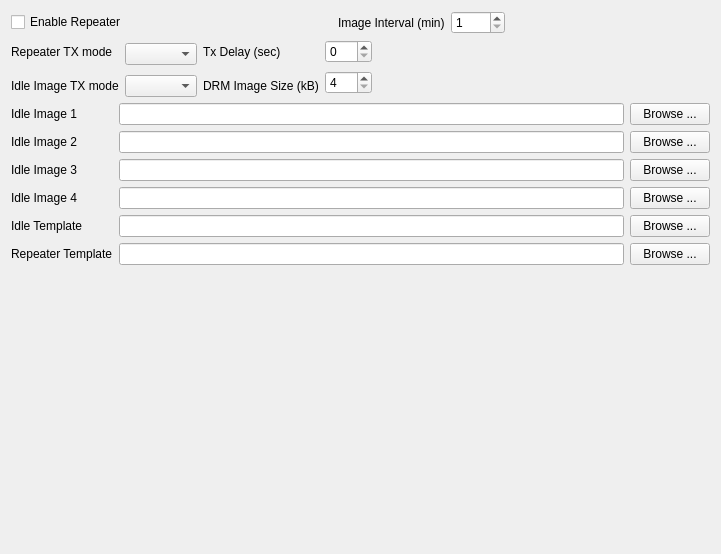
<?xml version="1.0" encoding="UTF-8"?>
<ui version="4.0">
 <class>repeaterConfig</class>
 <widget class="QWidget" name="repeaterConfig">
  <property name="geometry">
   <rect>
    <x>0</x>
    <y>0</y>
    <width>721</width>
    <height>554</height>
   </rect>
  </property>
  <property name="windowTitle">
   <string>Form</string>
  </property>
  <layout class="QVBoxLayout" name="verticalLayout">
   <item>
    <layout class="QHBoxLayout" name="horizontalLayout">
     <item>
      <widget class="QCheckBox" name="repeaterEnabledCheckBox">
       <property name="text">
        <string>Enable Repeater</string>
       </property>
      </widget>
     </item>
     <item>
      <spacer>
       <property name="orientation">
        <enum>Qt::Horizontal</enum>
       </property>
       <property name="sizeType">
        <enum>QSizePolicy::Expanding</enum>
       </property>
       <property name="sizeHint" stdset="0">
        <size>
         <width>20</width>
         <height>20</height>
        </size>
       </property>
      </spacer>
     </item>
     <item>
      <layout class="QHBoxLayout" name="_3">
       <property name="spacing">
        <number>6</number>
       </property>
       <property name="leftMargin">
        <number>0</number>
       </property>
       <property name="topMargin">
        <number>0</number>
       </property>
       <property name="rightMargin">
        <number>0</number>
       </property>
       <property name="bottomMargin">
        <number>0</number>
       </property>
       <item>
        <widget class="QLabel" name="imageIntervalLabel">
         <property name="text">
          <string>Image Interval (min)</string>
         </property>
         <property name="wordWrap">
          <bool>false</bool>
         </property>
        </widget>
       </item>
       <item>
        <widget class="QSpinBox" name="imageIntervalSpinBox">
         <property name="minimum">
          <number>1</number>
         </property>
         <property name="maximum">
          <number>1440</number>
         </property>
        </widget>
       </item>
      </layout>
     </item>
     <item>
      <spacer>
       <property name="orientation">
        <enum>Qt::Horizontal</enum>
       </property>
       <property name="sizeType">
        <enum>QSizePolicy::Expanding</enum>
       </property>
       <property name="sizeHint" stdset="0">
        <size>
         <width>60</width>
         <height>20</height>
        </size>
       </property>
      </spacer>
     </item>
    </layout>
   </item>
   <item>
    <layout class="QHBoxLayout" name="horizontalLayout_2">
     <item>
      <layout class="QGridLayout" name="gridLayout">
       <item row="0" column="0">
        <widget class="QLabel" name="repeaterTxModeLabel">
         <property name="text">
          <string>Repeater TX mode</string>
         </property>
         <property name="wordWrap">
          <bool>false</bool>
         </property>
        </widget>
       </item>
       <item row="0" column="1" rowspan="2">
        <widget class="QComboBox" name="repeaterTxModeComboBox"/>
       </item>
       <item row="0" column="2">
        <widget class="QLabel" name="label">
         <property name="text">
          <string>Tx Delay (sec)</string>
         </property>
        </widget>
       </item>
       <item row="0" column="3">
        <widget class="QSpinBox" name="txDelaySpinBox"/>
       </item>
       <item row="1" column="3" rowspan="2">
        <widget class="QSpinBox" name="txDRMImageSizeSpinBox">
         <property name="minimum">
          <number>4</number>
         </property>
         <property name="maximum">
          <number>100</number>
         </property>
        </widget>
       </item>
       <item row="2" column="0">
        <widget class="QLabel" name="repeaterTxModeLabel_2">
         <property name="text">
          <string>Idle Image TX mode</string>
         </property>
         <property name="wordWrap">
          <bool>false</bool>
         </property>
        </widget>
       </item>
       <item row="2" column="1">
        <widget class="QComboBox" name="repeaterIdleTxModeComboBox"/>
       </item>
       <item row="2" column="2">
        <widget class="QLabel" name="trxDRMImageSizeLabel">
         <property name="text">
          <string>DRM Image Size (kB)</string>
         </property>
        </widget>
       </item>
      </layout>
     </item>
     <item>
      <spacer name="spacer_2">
       <property name="orientation">
        <enum>Qt::Horizontal</enum>
       </property>
       <property name="sizeType">
        <enum>QSizePolicy::Expanding</enum>
       </property>
       <property name="sizeHint" stdset="0">
        <size>
         <width>60</width>
         <height>20</height>
        </size>
       </property>
      </spacer>
     </item>
    </layout>
   </item>
   <item>
    <layout class="QGridLayout" name="gridLayout_2">
     <item row="0" column="0">
      <widget class="QLabel" name="rep1Label">
       <property name="text">
        <string>Idle Image 1</string>
       </property>
       <property name="wordWrap">
        <bool>false</bool>
       </property>
      </widget>
     </item>
     <item row="0" column="1">
      <widget class="QLineEdit" name="repeaterImage1LineEdit">
       <property name="modified">
        <bool>false</bool>
       </property>
      </widget>
     </item>
     <item row="0" column="2">
      <widget class="QPushButton" name="rp1BrowseButton">
       <property name="sizePolicy">
        <sizepolicy hsizetype="Fixed" vsizetype="Fixed">
         <horstretch>0</horstretch>
         <verstretch>0</verstretch>
        </sizepolicy>
       </property>
       <property name="text">
        <string>Browse ...</string>
       </property>
      </widget>
     </item>
     <item row="1" column="0">
      <widget class="QLabel" name="rp2Label">
       <property name="text">
        <string>Idle Image 2</string>
       </property>
       <property name="wordWrap">
        <bool>false</bool>
       </property>
      </widget>
     </item>
     <item row="1" column="1">
      <widget class="QLineEdit" name="repeaterImage2LineEdit">
       <property name="modified">
        <bool>false</bool>
       </property>
      </widget>
     </item>
     <item row="1" column="2">
      <widget class="QPushButton" name="rp2BrowseButton">
       <property name="sizePolicy">
        <sizepolicy hsizetype="Fixed" vsizetype="Fixed">
         <horstretch>0</horstretch>
         <verstretch>0</verstretch>
        </sizepolicy>
       </property>
       <property name="text">
        <string>Browse ...</string>
       </property>
      </widget>
     </item>
     <item row="2" column="0">
      <widget class="QLabel" name="rp3Label">
       <property name="text">
        <string>Idle Image 3</string>
       </property>
       <property name="wordWrap">
        <bool>false</bool>
       </property>
      </widget>
     </item>
     <item row="2" column="1">
      <widget class="QLineEdit" name="repeaterImage3LineEdit">
       <property name="modified">
        <bool>false</bool>
       </property>
      </widget>
     </item>
     <item row="2" column="2">
      <widget class="QPushButton" name="rp3BrowseButton">
       <property name="sizePolicy">
        <sizepolicy hsizetype="Fixed" vsizetype="Fixed">
         <horstretch>0</horstretch>
         <verstretch>0</verstretch>
        </sizepolicy>
       </property>
       <property name="text">
        <string>Browse ...</string>
       </property>
      </widget>
     </item>
     <item row="3" column="0">
      <widget class="QLabel" name="rp4Label">
       <property name="text">
        <string>Idle Image 4</string>
       </property>
       <property name="wordWrap">
        <bool>false</bool>
       </property>
      </widget>
     </item>
     <item row="3" column="1">
      <widget class="QLineEdit" name="repeaterImage4LineEdit">
       <property name="modified">
        <bool>false</bool>
       </property>
      </widget>
     </item>
     <item row="3" column="2">
      <widget class="QPushButton" name="rp4BrowseButton">
       <property name="sizePolicy">
        <sizepolicy hsizetype="Fixed" vsizetype="Fixed">
         <horstretch>0</horstretch>
         <verstretch>0</verstretch>
        </sizepolicy>
       </property>
       <property name="text">
        <string>Browse ...</string>
       </property>
      </widget>
     </item>
     <item row="4" column="0">
      <widget class="QLabel" name="Label">
       <property name="text">
        <string>Idle Template</string>
       </property>
       <property name="wordWrap">
        <bool>false</bool>
       </property>
      </widget>
     </item>
     <item row="4" column="1">
      <widget class="QLineEdit" name="repeaterIdleTemplateLineEdit"/>
     </item>
     <item row="4" column="2">
      <widget class="QPushButton" name="repeaterIdleTemplateBrowseButton">
       <property name="sizePolicy">
        <sizepolicy hsizetype="Fixed" vsizetype="Fixed">
         <horstretch>0</horstretch>
         <verstretch>0</verstretch>
        </sizepolicy>
       </property>
       <property name="text">
        <string>Browse ...</string>
       </property>
      </widget>
     </item>
     <item row="5" column="0">
      <widget class="QLabel" name="ackLabel">
       <property name="text">
        <string>Repeater Template</string>
       </property>
       <property name="wordWrap">
        <bool>false</bool>
       </property>
      </widget>
     </item>
     <item row="5" column="1">
      <widget class="QLineEdit" name="repeaterTemplateLineEdit"/>
     </item>
     <item row="5" column="2">
      <widget class="QPushButton" name="repeaterTemplateBrowseButton">
       <property name="sizePolicy">
        <sizepolicy hsizetype="Fixed" vsizetype="Fixed">
         <horstretch>0</horstretch>
         <verstretch>0</verstretch>
        </sizepolicy>
       </property>
       <property name="text">
        <string>Browse ...</string>
       </property>
      </widget>
     </item>
    </layout>
   </item>
   <item>
    <spacer name="verticalSpacer">
     <property name="orientation">
      <enum>Qt::Vertical</enum>
     </property>
     <property name="sizeHint" stdset="0">
      <size>
       <width>20</width>
       <height>202</height>
      </size>
     </property>
    </spacer>
   </item>
  </layout>
 </widget>
 <resources/>
 <connections/>
</ui>
